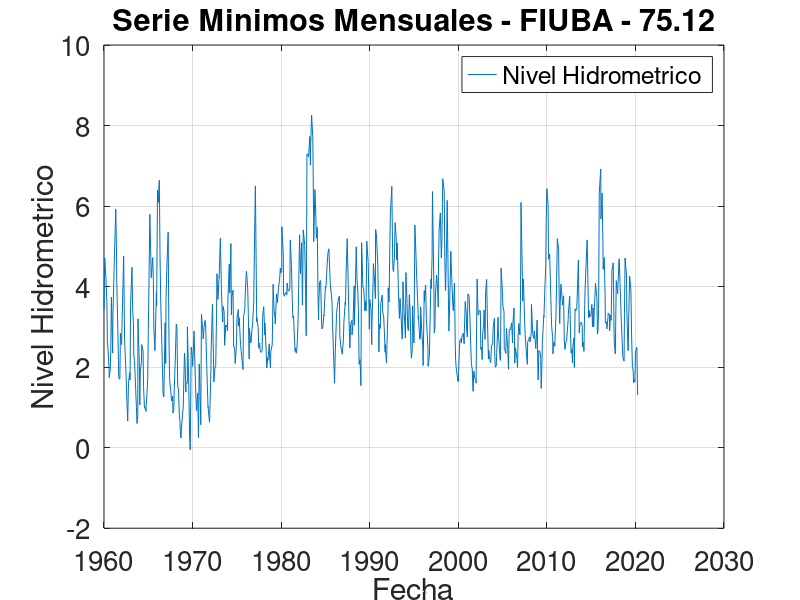

Here is the MATLAB script that generated this plot:
close all
clear all

% Leemos datos del archivo
datos = load('Corrientes_1960-2020.dat');

%-------------------------------FUNCIONES--------------------------------------%

% vectorFechas: es un vector con fechas
% vectorNivelesHidrometricos: es un vector con los niveles hidrometricos
% titulo: es el titulo que va a tener el grafico
%
% Hace el grafico
function resultado = graficar(vectorFechas, vectorNivelesHidrometricos, titulo)
  % Lista de elementos a graficar
  legend_list = {"Nivel Hidrometrico"};
  
  % Graficador
  plot(vectorFechas, vectorNivelesHidrometricos, '-');
  
  datetick(gca);

  legend(legend_list);
  
  % Título
  title(titulo);

  % Rótulos de ejes
  xlabel("Fecha",'fontsize',10)
  ylabel("Nivel Hidrometrico",'fontsize',14)
  
  % Grilla
  grid

  % Tamaño de letra de los n
  set(gca,'fontsize',20); % sets font of numbers on axes
  
  %print -djpg serie_minimos_anuales.jpg
endfunction

% datos: matriz con los datos tal cual los cargamos desde el inicio del programa
%
% Devuelve un vector con las fechas transformadas de manera que pueda ser ploteada
function resultado = convertirFechas(datos)
  vectorFechas = [];
  
  for i=1:rows(datos)
    anio = datos(i,3);
    mes = datos(i,2);
    dia = datos(i,1);
    
    vectorFechas(i,1) = datenum(anio,mes,dia);
  endfor
  resultado = vectorFechas;
endfunction

% datos: matriz con los datos tal cual los cargamos desde el inicio del programa
%
% Devuelve una matriz que tiene la misma cantidad de columnas que "datos"
% Ademas, tambien mantiene el formato donde las columnas son dia mes anio nivel-hidrometrico
function resultado = minimos_anuales(datos)
  matrizMinimosAnuales = [];
  dimension = rows(datos);
  i = 1;
  j = 1;
  
  while i <= dimension
    anio = datos(i,3);
    mes = datos(i,2);
    dia = datos(i,1);
    minimo_anual = datos(i,4);

    % Busco el minimo del año
    while i <= dimension && datos(i,3) == anio
      if(datos(i,4) < minimo_anual)
        dia = datos(i,1);
        mes = datos(i,2);
        minimo_anual = datos(i,4);
      endif
      i = i + 1;
    endwhile
    
    % El año 2020 no esta completo asi que no lo tomamos
    if anio == 2020
      break;
    endif
    
    matrizMinimosAnuales(j,:) = [dia, mes, anio, minimo_anual];
    j = j + 1;
  endwhile
  resultado = matrizMinimosAnuales;
endfunction

function resultado = minimos_mensuales(datos)
  matrizPromediosMensuales = [];
  dimension = rows(datos);
  i = 1;
  j = 1;

  while i <= dimension
    anio = datos(i,3);
    mes = datos(i,2);
    dia = datos(i,1);
    minimo_mensual = datos(i,4);

    % Busca minimo del mes
    while i <= dimension && datos(i,2) == mes
      if datos(i,4) < minimo_mensual
        minimo_mensual = datos(i,4);
        mes = datos(i,2);
        dia = datos(i,1);
      endif
      
      i = i + 1;
    endwhile
    
    % Termina el programa cuando llego a abril 2020 ya esta incompleto este mes.
    if anio == 2020 && mes == 4
      break;
    endif
    
    matrizPromediosMensuales(j,:) = [dia, mes, anio, minimo_mensual];
    j = j + 1;
  endwhile
  
  resultado = matrizPromediosMensuales;
endfunction

% Devuelve un vector con datos del mes que tiene en promedio el menor nivel hidrometrico
function resultado = obtener_mes_minimo(datos)
  dimension = rows(datos);
  minimo = datos(1,4);
  vectorConMinimo = datos(1,:);
  i = 1;
  
  while i <= dimension    
    if datos(i,4) < minimo
      minimo = datos(i,4);
      vectorConMinimo = datos(i,:);
    endif
  
  i = i + 1;
  endwhile
  
  resultado = vectorConMinimo;
endfunction

% Devuelve matriz con el rango del periodo especificado
function resultado = recortar_periodo(datos,desdeAnio,hastaAnio)
  nuevosDatos = [];
  j = 1;
  
  for i=1:rows(datos)
    if (datos(i,3) >= desdeAnio) && (datos(i,3) <= hastaAnio)
      nuevosDatos(j,:) = datos(i,:);
      j = j + 1;
    endif
  endfor
  
  resultado = nuevosDatos;
endfunction

% Ordena la matriz por niveles hidrometricos de menor a mayor
function s = bubblesort(v)
  itemCount = length(v);
  do
    hasChanged = false;
    itemCount--;
    for i = 1:itemCount
      if ( v(i,4) > v(i+1,4) )
        aux = v(i,:);
        v(i,:) = v(i+1,:);
        v(i+1,:) = aux;
        hasChanged = true;
      endif
    endfor
  until(hasChanged == false)
  s = v;
endfunction

%-------------------------------FIN DE FUNCIONES-------------------------------%

% Punto a del ejercicio
vectorFechas = convertirFechas(datos);
graficar(vectorFechas, datos(:,4), "Serie Completa - FIUBA - 75.12");

% Punto b del ejercicio
matrizMinimosAnuales = minimos_anuales(datos);
vectorFechas = convertirFechas(matrizMinimosAnuales);
graficar(vectorFechas,matrizMinimosAnuales(:,4),"Serie de Minimos Anuales - FIUBA - 75.12");

% Punto c del ejercicio
matrizPromediosMensuales = minimos_mensuales(datos);

% El mes es Septiembre del año 1969 y el valor del promedio es -0.05
vectorMesMinimo = obtener_mes_minimo(matrizPromediosMensuales);

vectorFechas = convertirFechas(matrizPromediosMensuales);
graficar(vectorFechas,matrizPromediosMensuales(:,4),"Serie Minimos Mensuales - FIUBA - 75.12");

% Punto d del ejercicio
matrizMinimosAnuales = minimos_mensuales(datos);
nuevoPeriodo = recortar_periodo(matrizMinimosAnuales, 1975,2020);

periodoOrdenado = bubblesort(nuevoPeriodo); # Ordena de menor a mayor por niveles hidrometricos
dlmwrite('ranking_5_principales_bajantes.csv', periodoOrdenado); #Exportar datos como archivo .csv